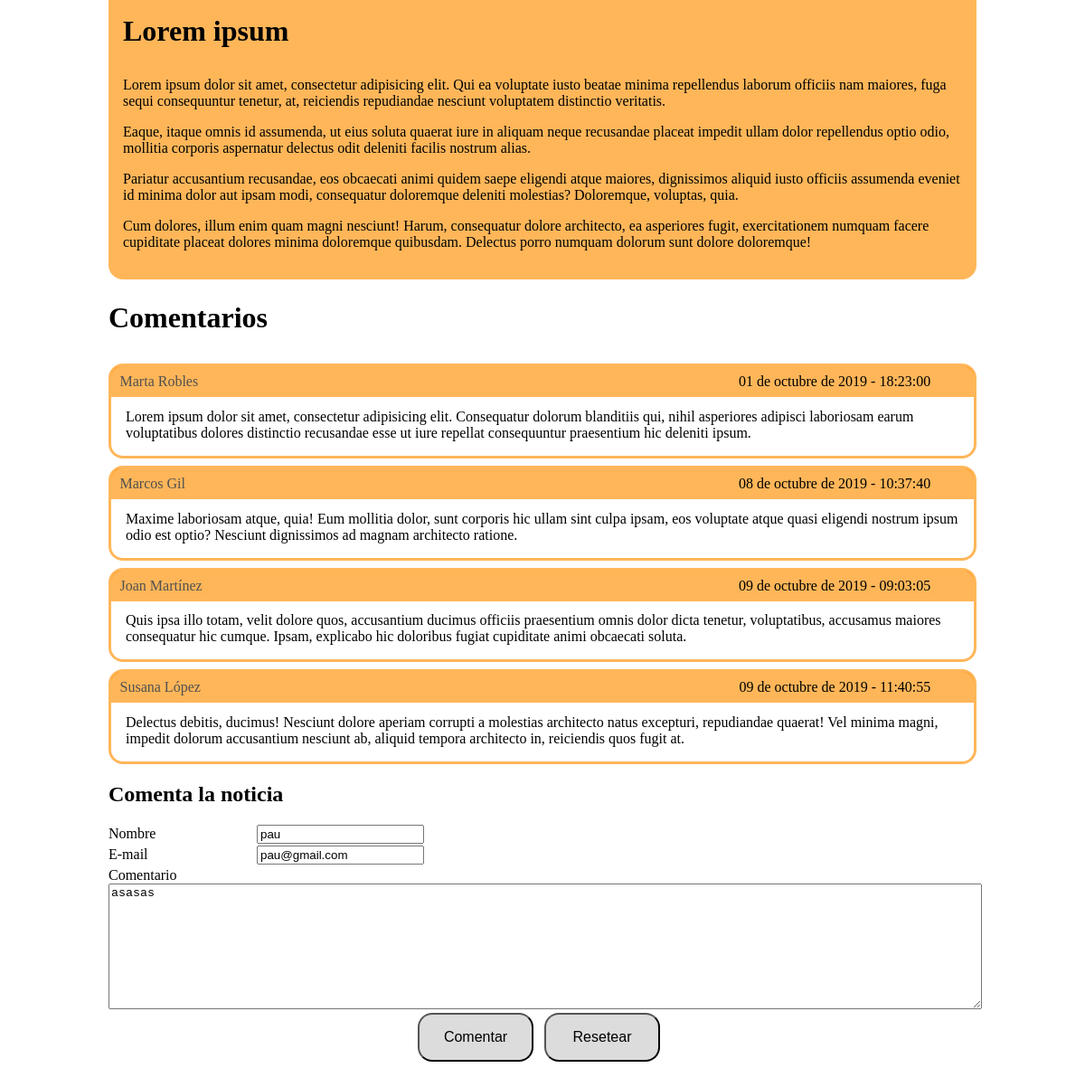
The page / on the database its author committed.
### tables this page shows
CREATE TABLE `comentarios` (
  `id` int(11) NOT NULL,
  `nombre` varchar(20) NOT NULL,
  `email` varchar(50) NOT NULL,
  `comentario` mediumtext NOT NULL,
  `fecha` datetime NOT NULL DEFAULT CURRENT_TIMESTAMP
);

### index.php (the view, shortened to what this page needs)
<!doctype html>
<html>
<head>
</head>
<body>
<section>
	<article id="noticia">
		<h1>Lorem ipsum</h1>
		<p>Lorem ipsum dolor sit amet, consectetur adipisicing elit. Qui ea voluptate iusto beatae minima repellendus laborum officiis nam maiores, fuga sequi consequuntur tenetur, at, reiciendis repudiandae nesciunt voluptatem distinctio veritatis.</p>
		<p>Eaque, itaque omnis id assumenda, ut eius soluta quaerat iure in aliquam neque recusandae placeat impedit ullam dolor repellendus optio odio, mollitia corporis aspernatur delectus odit deleniti facilis nostrum alias.</p>
		<p>Pariatur accusantium recusandae, eos obcaecati animi quidem saepe eligendi atque maiores, dignissimos aliquid iusto officiis assumenda eveniet id minima dolor aut ipsam modi, consequatur doloremque deleniti molestias? Doloremque, voluptas, quia.</p>
		<p>Cum dolores, illum enim quam magni nesciunt! Harum, consequatur dolore architecto, ea asperiores fugit, exercitationem numquam facere cupiditate placeat dolores minima doloremque quibusdam. Delectus porro numquam dolorum sunt dolore doloremque!</p>
	</article>
	<article id="comentarios">
		<h1>Comentarios</h1>
	<?php
		$dsn = 'mysql:dbname=comentarios;host=127.0.0.1;charset=UTF8';
		$usuario = 'comentarios';
		$contraseña = 'comentarios';
		try {
			$conexion = new PDO($dsn, $usuario, $contraseña);
		} catch (PDOException $e) {
			echo 'Falló la conexión: ' . $e->getMessage();
		}
		$sql = 'SELECT * FROM comentarios;';
		$comentarios = $conexion->query($sql);
		foreach ($comentarios as $row) {
			$meses = array('', 'enero', 'febrero', 'marzo', 'abril', 'mayo', 'junio', 'julio', 'agosto', 'septiembre', 'octubre', 'noviembre', 'diciembre');
			$fecha = explode(' ', $row['fecha']);
			$hora = $fecha[1];
			$fecha = $fecha[0];
			$fecha = explode('-', $fecha);
			$fecha = $fecha[2] .' de '. $meses[$fecha[1]] .' de '. $fecha[0];
			echo '<div class="comentario">';
				echo '<div class="datos">';
					echo '<span class="autor"><a href="'. $row['email'] .'">'. $row['nombre'] .'</a></span>';
					echo '<span class="fecha">'. $fecha .' - '. $hora .'</span>';
				echo '</div>';
				echo '<div class="texto">';
					echo $row['comentario'];
				echo '</div>';
			echo '</div>';
		}
	?>
	</article>
</section>
<h2>Comenta la noticia</h2>
<form id="formulario" method="post">
	<label for="nombre" class="colIzq">Nombre</label>
	<input type="text" name="nombre" id="nombre" value="pau">
	<br>
	<label for="mail" class="colIzq">E-mail</label>
	<input type="text" name="mail" id="mail" value="pau@gmail.com">
	<br>
	<label for="comentario">Comentario</label>
	<br>
	<textarea name="comentario" id="comentario">asasas</textarea>
	<div id="botones">
		<input type="submit" value="Comentar" class="boton" id="comentar">
		<input type="reset" value="Resetear" class="boton">
	</div>
</form>
</body>
</html>

### index.php (style rules this page uses)
body { width: 80%; margin: 0 auto 3em; }
#formulario .colIzq { display: inline-block; width: 10em; height: 1.4em; }
#formulario textarea { height: 10em; width: 100%; }
#botones { text-align: center; }
.boton { margin-right: .5em; padding: 1em 0; width: 8em; background-color: gainsboro; border-radius: 1em; font-size: 1em; }
section { margin: 0; }
.comentario { border-radius: 1em; border: solid .2em rgba(255,143,0,.65); margin-top: .5em; }
.comentario .datos { background-color: rgba(255,143,0,.65); margin-bottom: .8em; padding: .5em 0; border-radius: .7em .7em 0 0; }
.datos .autor, .datos .fecha { display: inline-block; margin: 0; padding: 0; }
.datos .autor { width: 47%; padding-left: 1%; }
.datos .fecha { text-align: right; width: 47%; padding-right: 1%; }
.comentario .texto { padding: 0 1em 1em;; }
.comentario a { text-decoration: none; color: rgba(80,80,80,1.00); }
#noticia { margin-bottom: 1.5em; padding: 1em; background-color: rgba(255,143,0,.65); border-radius: 0 0 1em 1em; }
#noticia h1, #comentarios h1 { margin-top: 0; font-size: 2em; }

### rows shown on the page
comentarios: nombre "Marta Robles", fecha "01 de octubre de 2019", fecha "18:23:00", comentario "Lorem ipsum dolor sit amet, consectetur adipisicing elit. Consequatur dolorum blanditiis qui, nihil asperiores adipisci laboriosam earum voluptatibus dolores distinctio recusandae esse ut iure repellat consequuntur praesentium hic deleniti ipsum."
comentarios: nombre "Marcos Gil", fecha "08 de octubre de 2019", fecha "10:37:40", comentario "Maxime laboriosam atque, quia! Eum mollitia dolor, sunt corporis hic ullam sint culpa ipsam, eos voluptate atque quasi eligendi nostrum ipsum odio est optio? Nesciunt dignissimos ad magnam architecto ratione."
comentarios: nombre "Joan Martínez", fecha "09 de octubre de 2019", fecha "09:03:05", comentario "Quis ipsa illo totam, velit dolore quos, accusantium ducimus officiis praesentium omnis dolor dicta tenetur, voluptatibus, accusamus maiores consequatur hic cumque. Ipsam, explicabo hic doloribus fugiat cupiditate animi obcaecati soluta."
comentarios: nombre "Susana López", fecha "09 de octubre de 2019", fecha "11:40:55", comentario "Delectus debitis, ducimus! Nesciunt dolore aperiam corrupti a molestias architecto natus excepturi, repudiandae quaerat! Vel minima magni, impedit dolorum accusantium nesciunt ab, aliquid tempora architecto in, reiciendis quos fugit at."
